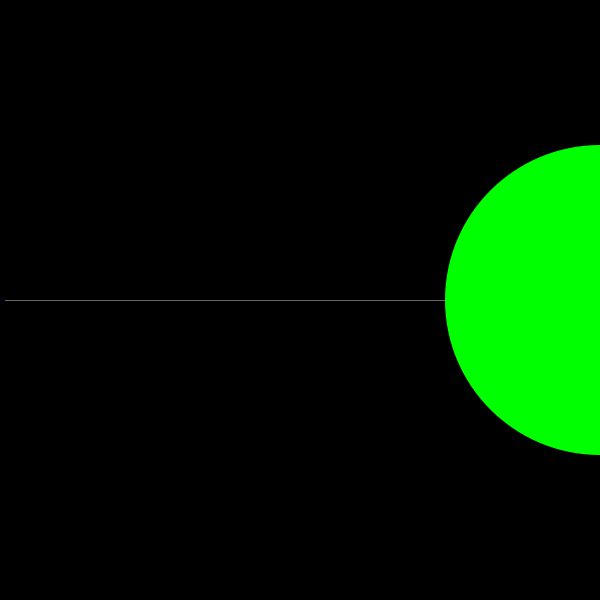
Frame 1 (no input)
Frame 60 (the mouse pressed at the canvas centre just before this capture): identical to frame 1, image omitted
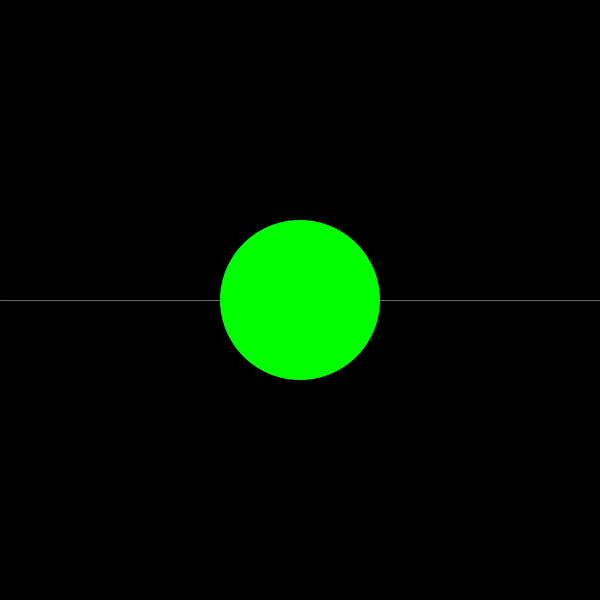
Frame 120 (the mouse held since frame 60 and released just before this capture)

The Processing sketch that drew these frames (run headless with seeded random() and noise(); from frame 60 on, the mouse is pressed at the canvas centre):

// Processing sketch: interaccion
// ── interaccion.pde
// ejemplo by renatolrr

void setup() {
  size(600, 600);
}
 
void draw() {
  background(0);
  stroke(102);
  line(0, height/2, width, height/2);
  noStroke();
  int d = mouseY/2+10;
  fill(0, 0, d);
  ellipse( mouseX, height/2, d, d);
  int iX = width - mouseX;
  int iY = height - mouseY;
  int iD = (iY/2) + 10;
  fill(0, iY, 0);
  ellipse( iX, height/2, iD, iD);  
}
